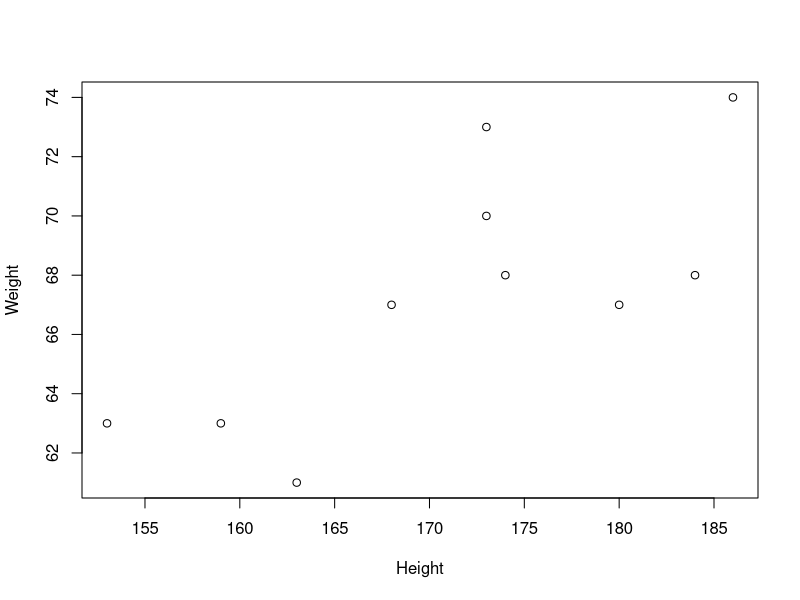

This figure's R source:
## ---- chunk 1
# Hide/show R chunks
#knitr::opts_chunk$set(echo = FALSE, results = "hide", fig.show = "hide")
#setwd("C:/Users/nwickelmaier/Nextcloud/Documents/teaching/iwm/R_intro/exercises/")
rm(list=ls())
## ---- chunk 2
height <- c(159, 173, 173, 184, 168, 163, 180, 186, 153, 174)
weight <- c(63, 73, 70, 68, 67, 61, 67, 74, 63, 68)
## ---- chunk 3
height <- c(159, 173, 173, 184, 168, 163, 180, 186, 153, 174)
weight <- c(63, 73, 70, 68, 67, 61, 67, 74, 63, 68)

(m_h <- mean(height))
(s_h <- sd(height))
(v_h <- var(height))
(m_w <- mean(weight))
(s_w <- sd(weight))
(v_w <- var(weight))
(kor <- cor(weight, height))
plot(weight ~ height, xlab = "Height", ylab = "Weight")
(bmi <- weight/(height/100)^2)
## ---- chunk 4
x <- c(1, 5, 8, 3, 7, 2, 6)
y <- seq(1, by = 2, along.with = x)
z <- 4 * x + 2 * y
## ---- chunk 5
A <- cbind(x, y, z)
B <- t(A)
B %*% A
## ---- chunk 6
dat <- data.frame(
  hand = factor(rep(c("left","right"), each = 25), levels = c("right","left")),
  cond = factor(rep(1:5, 10)),
  RT   = rnorm(n = 50, mean = 400, sd = sqrt(625))
)
str(dat)
summary(dat)
## ---- chunk 7
voc <- read.table("data/Vocabulary.txt", header = T, stringsAsFactors = TRUE)
dim(voc)
str(voc)
names(voc)
summary(voc)
## ---- chunk 8
mean(voc$vocabulary)
sd(voc$vocabulary)
voc[217,]
voc[voc$year == "1974" & voc$sex == "Male" & voc$vocabulary < 2,]
## ---- chunk 9
head(voc[order(voc$education, voc$vocabulary),], n = 20)
tail(voc[order(voc$education, voc$vocabulary),], n = 20)
## ---- chunk 10
aggregate(voc[,4:5], by = list(voc$sex), FUN = mean)
aggregate(voc[,4:5], by = list(voc$year), FUN = mean)
